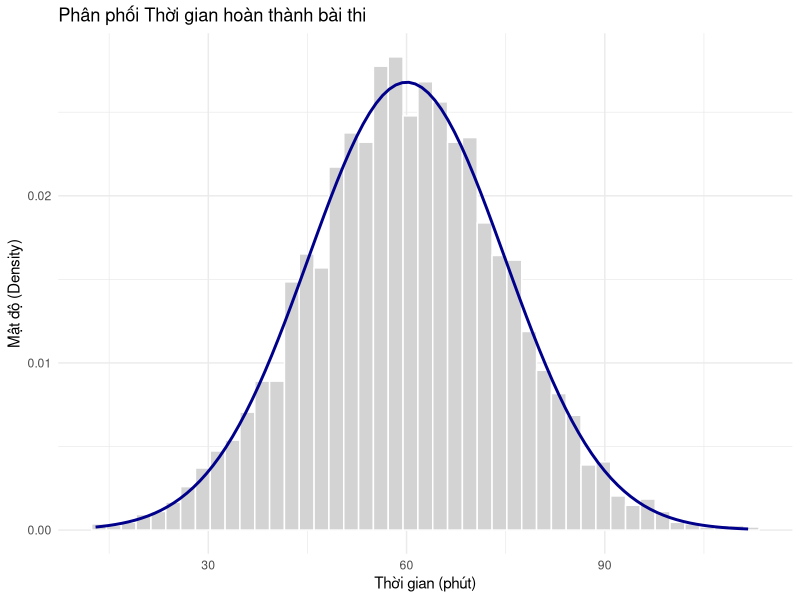
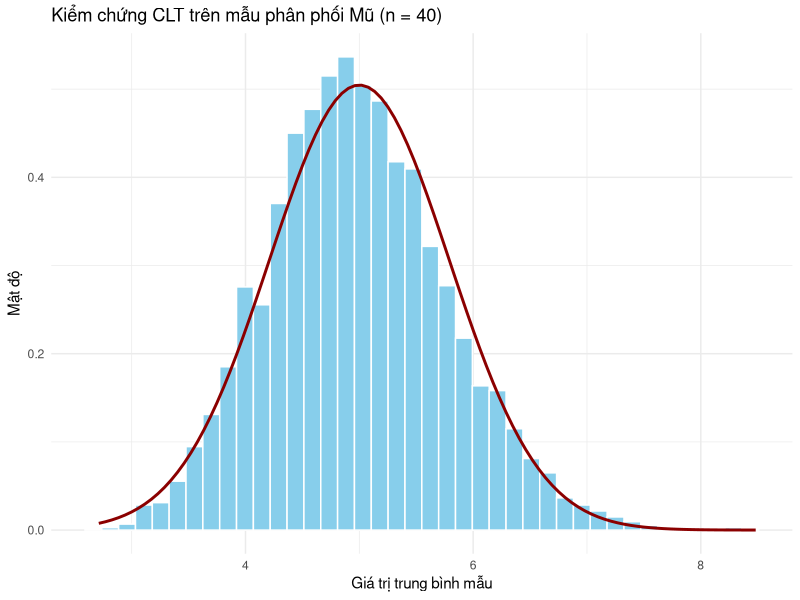
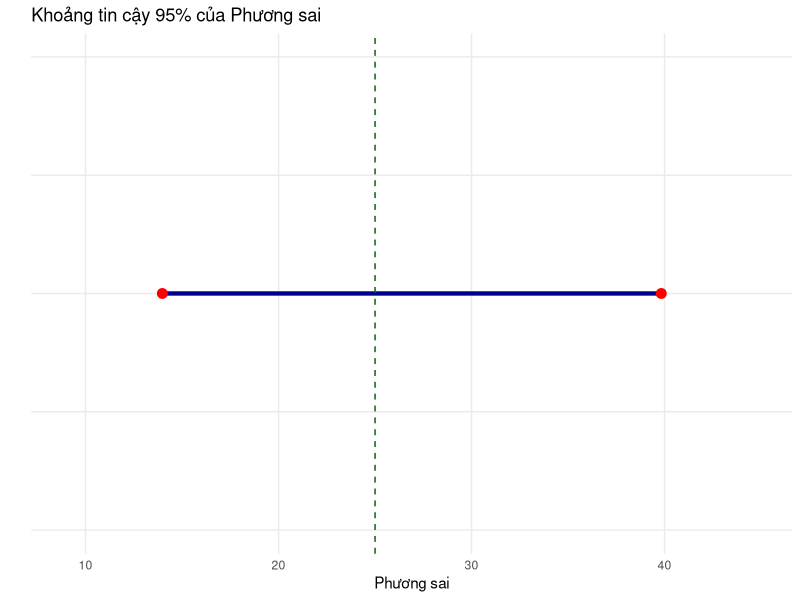
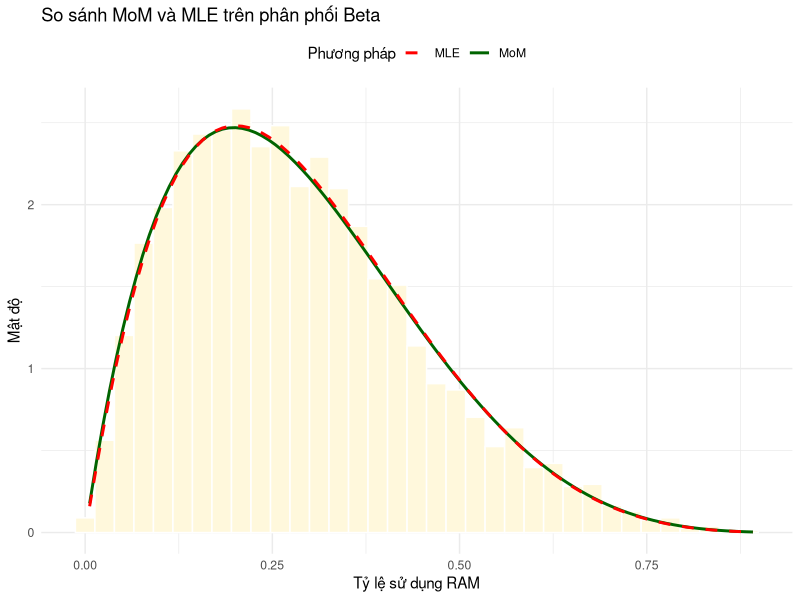

Here is the R script that generated these plots, in order:
## ---- chunk 1
knitr::opts_chunk$set(echo = TRUE, warning = FALSE, message = FALSE)
library(ggplot2)
library(dplyr)
library(tidyr)
## ---- chunk 2
set.seed(123)
raw_time <- rnorm(5000, mean = 60, sd = 15)

# Chen 150 vi tri NA
na_idx <- sample(1:5000, 150)
raw_time[na_idx] <- NA

# Lay cac vi tri con lai de chen 50 so am
con_lai <- which(!is.na(raw_time))
neg_idx <- sample(con_lai, 50)
raw_time[neg_idx] <- runif(50, -15, -1)

# Loc bo NA va cac so < 0
cleaned_time <- raw_time[!is.na(raw_time) & raw_time >= 0]
final_data <- tibble(Time = cleaned_time)
final_data
## ---- chunk 3
X_bar <- mean(final_data$Time)
S_val <- sd(final_data$Time)
X_bar
S_val
## ---- chunk 4
ggplot(final_data, aes(x = Time)) +
  geom_histogram(aes(y = after_stat(density)), fill = "lightgray", color = "white", bins = 45) +
  geom_function(fun = dnorm, args = list(mean = X_bar, sd = S_val), color = "darkblue", linewidth = 1) +
  labs(title = "Phân phối Thời gian hoàn thành bài thi",
       x = "Thời gian (phút)",
       y = "Mật độ (Density)") +
  theme_minimal()
## ---- chunk 5
prob_early <- pnorm(45, mean = X_bar, sd = S_val)
prob_early
## ---- chunk 6
reward_cutoff <- qnorm(0.05, mean = X_bar, sd = S_val)
reward_cutoff
## ---- chunk 7
simulate_clt_exp <- function(n, lambda, R = 5000) {
  sample_means <- numeric(R)
  for (i in 1:R) {
    sample_means[i] <- mean(rexp(n, rate = lambda))
  }
  return(sample_means)
}
## ---- chunk 8
sim_means <- simulate_clt_exp(n = 40, lambda = 0.2, R = 5000)
df_clt <- tibble(Mean_Values = sim_means)

mu_theoretical <- 1 / 0.2
sd_theoretical <- sqrt(1 / (40 * 0.2^2))

ggplot(df_clt, aes(x = Mean_Values)) +
  geom_histogram(aes(y = after_stat(density)), fill = "skyblue", color = "white", bins = 40) +
  geom_function(fun = dnorm, args = list(mean = mu_theoretical, sd = sd_theoretical), 
                color = "darkred", linewidth = 1) +
  labs(title = "Kiểm chứng CLT trên mẫu phân phối Mũ (n = 40)",
       x = "Giá trị trung bình mẫu",
       y = "Mật độ") +
  theme_minimal()
## ---- chunk 9
set.seed(789)
sample_30 <- rexp(30, rate = 0.2)
n_obs <- length(sample_30)
S2_obs <- var(sample_30)

# Tim cac gia tri toi han Chi-square
chi_lower <- qchisq(0.975, df = n_obs - 1)
chi_upper <- qchisq(0.025, df = n_obs - 1)

ci_var_lower <- ((n_obs - 1) * S2_obs) / chi_lower
ci_var_upper <- ((n_obs - 1) * S2_obs) / chi_upper

report_df <- tibble(Lower_Limit = ci_var_lower, Upper_Limit = ci_var_upper)
report_df
## ---- chunk 10
ggplot() +
  geom_segment(aes(x = ci_var_lower, y = 1, xend = ci_var_upper, yend = 1), color = "darkblue", linewidth = 1.5) +
  geom_point(aes(x = c(ci_var_lower, ci_var_upper), y = c(1, 1)), color = "red", size = 3) +
  geom_vline(xintercept = 1 / (0.2^2), linetype = "dashed", color = "darkgreen") +
  xlim(ci_var_lower - 5, ci_var_upper + 5) +
  ylim(0, 2) +
  labs(title = "Khoảng tin cậy 95% của Phương sai",
       x = "Phương sai",
       y = "") +
  theme_minimal() +
  theme(axis.text.y = element_blank(),
        axis.ticks.y = element_blank(),
        panel.grid.minor = element_blank())
## ---- chunk 11
set.seed(2026)
final_data <- tibble(ram_usage = rbeta(3000, shape1 = 2, shape2 = 5))
final_data
## ---- chunk 12
X_bar_ram <- mean(final_data$ram_usage)
S2_ram <- var(final_data$ram_usage)

mom_factor <- (X_bar_ram * (1 - X_bar_ram) / S2_ram) - 1
alpha_mom <- X_bar_ram * mom_factor
beta_mom <- (1 - X_bar_ram) * mom_factor

alpha_mom
beta_mom
## ---- chunk 13
nll_beta <- function(params, data) {
  alpha <- params[1]
  beta <- params[2]
  return(-sum(dbeta(data, shape1 = alpha, shape2 = beta, log = TRUE)))
}

mle_fit <- nlminb(start = c(alpha_mom, beta_mom), objective = nll_beta,
                  data = final_data$ram_usage, lower = c(1e-5, 1e-5))

alpha_mle <- mle_fit$par[1]
beta_mle <- mle_fit$par[2]

alpha_mle
beta_mle
## ---- chunk 14
ggplot(final_data, aes(x = ram_usage)) +
  geom_histogram(aes(y = after_stat(density)), fill = "cornsilk", color = "white", bins = 35) +
  geom_function(fun = dbeta, args = list(shape1 = alpha_mom, shape2 = beta_mom), 
                aes(color = "MoM"), linewidth = 1) +
  geom_function(fun = dbeta, args = list(shape1 = alpha_mle, shape2 = beta_mle), 
                aes(color = "MLE"), linetype = "dashed", linewidth = 1) +
  scale_color_manual(values = c("MoM" = "darkgreen", "MLE" = "red")) +
  labs(title = "So sánh MoM và MLE trên phân phối Beta",
       x = "Tỷ lệ sử dụng RAM",
       y = "Mật độ",
       color = "Phương pháp") +
  theme_minimal() +
  theme(legend.position = "top")
## ---- chunk 15
n_ram <- length(final_data$ram_usage)
alpha_ci <- 0.01

m1 <- qbinom(alpha_ci / 2, size = n_ram, prob = 0.5)
m2 <- qbinom(1 - alpha_ci / 2, size = n_ram, prob = 0.5)

sorted_ram <- sort(final_data$ram_usage)
ci_median_lower <- sorted_ram[m1]
ci_median_upper <- sorted_ram[m2 + 1]

ci_median_lower
ci_median_upper
median(final_data$ram_usage)
